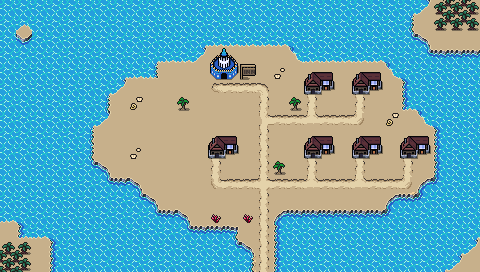

A level layout from a 2D game, rendered from its tile map. Below: a short description, then the map file with tile-grid data replaced by summaries:
An orthogonal 30x17 tile map with 16x16 px tiles, 4 tile layers (Background, Ground, Foreground, AboveSprites), 2 tilesets and 8 objects.

<map version="1.5" tiledversion="1.7.2" orientation="orthogonal" renderorder="right-down" width="30" height="17" tilewidth="16" tileheight="16" infinite="0" nextlayerid="6" nextobjectid="48">
 <editorsettings>
  <export target="wastetown..tmx" format="tmx" />
 </editorsettings>
 <tileset firstgid="1" source="../tileset/main.tsx" />
 <tileset firstgid="3477" source="../tileset/buildings.tsx" />
 <layer id="1" name="Background" width="30" height="17">
  <data>[510 cells, 510 non-empty, 21 distinct tile ids]</data>
 </layer>
 <layer id="2" name="Ground" width="30" height="17">
  <data>[510 cells, 51 non-empty, 13 distinct tile ids]</data>
 </layer>
 <layer id="3" name="Foreground" width="30" height="17">
  <properties>
   <property name="spriteLayer" type="bool" value="true" />
  </properties>
  <data>[510 cells, 30 non-empty, 16 distinct tile ids]</data>
 </layer>
 <layer id="5" name="AboveSprites" width="30" height="17">
  <data>[510 cells, 14 non-empty, 4 distinct tile ids]</data>
 </layer>
 <objectgroup id="4" name="Objects">
  <object id="38" template="../obj/entryUp.tx" x="256" y="271" />
  <object id="41" template="../obj/Shop.tx" x="304" y="98" />
  <object id="42" template="../obj/Shop.tx" x="400" y="162" />
  <object id="43" template="../obj/Shop.tx" x="353" y="98" />
  <object id="44" template="../obj/Shop.tx" x="208" y="162" />
  <object id="45" template="../obj/Shop.tx" x="304" y="162" />
  <object id="46" template="../obj/Shop.tx" x="352" y="162" />
  <object id="47" template="../obj/Inn.tx" x="215" y="82" />
 </objectgroup>
</map>
